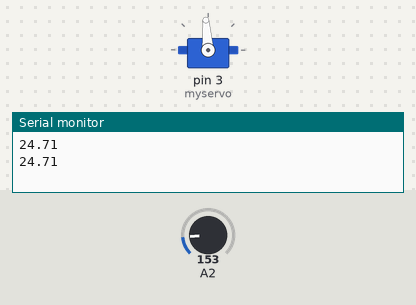
A sketch run on a simulated Arduino Uno, built with avr-gcc and run on an emulated ATmega328P. Shown: servo, the last lines printed to the serial monitor. The test bench sets the inputs (shaded band); at power-on: A2 = 153.

Above: at 1.8 s.
1.9 s: A2 set to 165
At 2.5 s:
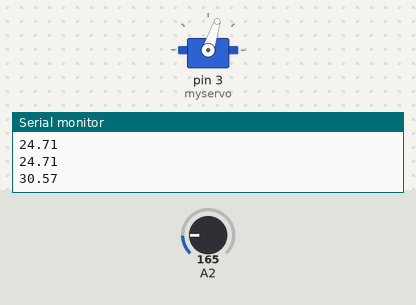
3.5 s: A2 set to 175
At 5.2 s:
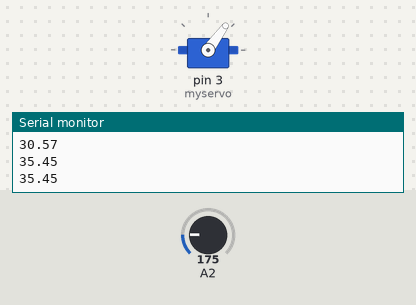
5.5 s: A2 set to 191
At 6.9 s:
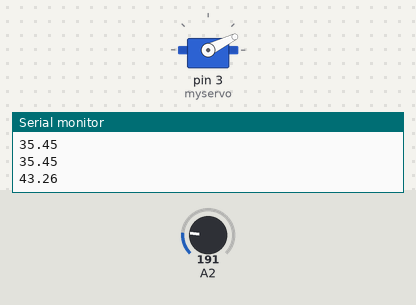
7.5 s: A2 set to 221
At 8.4 s:
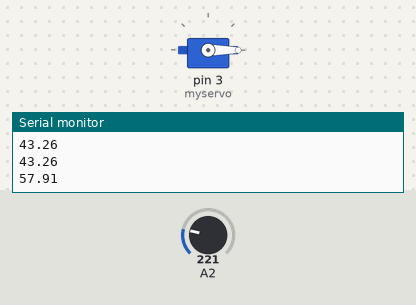
9.5 s: A2 set to 133
At 11.2 s:
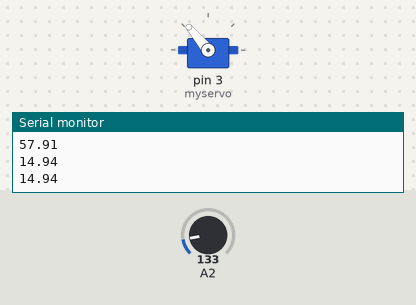
11.5 s: A2 set to 114
At 12.8 s:
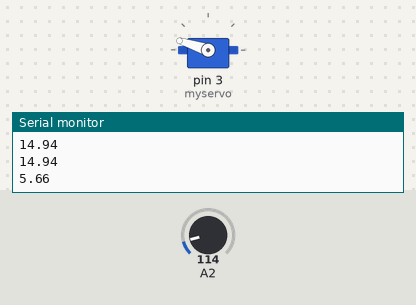
Timing chart, 0 to 14.5 s (numbered marks = the images above; inputs shaded):
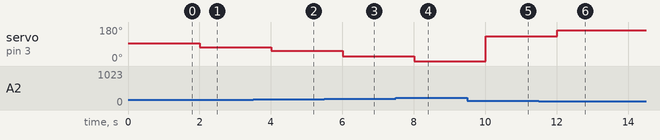

Measured:
- after the input at 1.9 s, servo on pin 3 (myservo): 94° → 72° after 0.10 s
- after the input at 3.5 s, servo on pin 3 (myservo): 72° → 54° after 0.50 s
- after the input at 5.5 s, servo on pin 3 (myservo): 54° → 26° after 0.51 s
- after the input at 7.5 s, servo on pin 3 (myservo): 26° → 0° after 0.51 s
- after the input at 9.5 s, servo on pin 3 (myservo): 0° → 130° after 0.51 s
- after the input at 11.5 s, servo on pin 3 (myservo): 130° → 162° after 0.51 s

The sketch:

Servo.ino
```cpp
/*
  Lab 7: Servo

  Using the tempature sensor, we are going to determine what the tempature is, and then turn the servo in relation to the tempature.

  The tempature sensor with the flat facing towards the user: pin1: VCC pin2: Vout pin3:GND

  Servo: Brown: GRD RED: VCC ORANGE: PWM

  For the analog inputs, every GPIO pin is capabile of PWM, so every GP pin can be analogRead() or analogWrite()

  We are using the GP numbers on the pinout diagram found here: https://www.raspberrypi.com/documentation/microcontrollers/raspberry-pi-pico.html

  Unlike the pins on the board, the GP pin numbers start at 0, making the board index from 0-39.


*/

#include <Servo.h>
float temp;
Servo myservo;
int servoPosition;
float voltage = 0;                          //the voltage measured from the TMP36
float degreesC = 0;
void setup()
{

  myservo.attach(3);
  Serial.begin(9600);
}

void loop()
{
  voltage = analogRead(2) * 0.004882813;   //convert the analog reading, which varies from 0 to 1023, back to a voltage value from 0-5 volts
  degreesC = (voltage - 0.5) * 100.0;       //convert the voltage to a temperature in degrees Celsius
  Serial.println(degreesC);
  servoPosition = map(degreesC, 0, 50, 180, 0);
  myservo.write(servoPosition);
  delay(1000);
//  servoPosition = 280;
//  myservo.write(servoPosition);
//  delay(1000);
}
```
